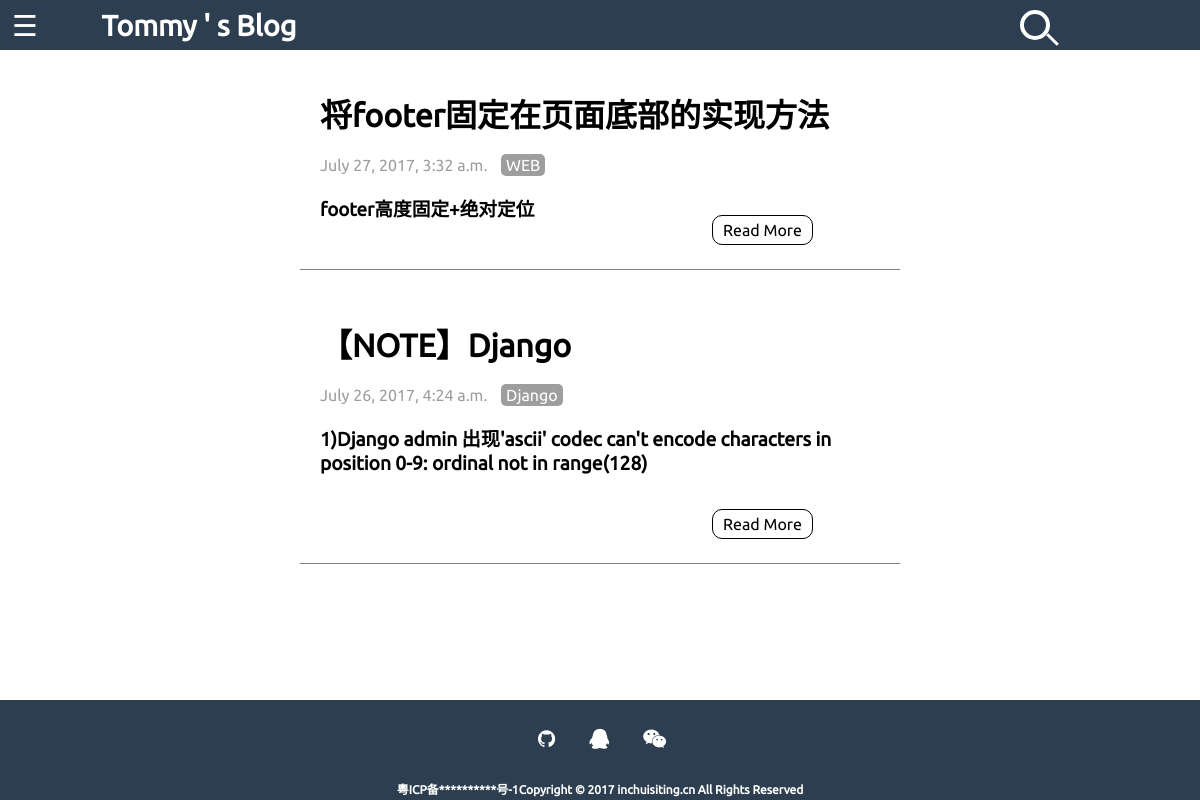
The app's page /article_list with its own data.
### blog/models.py (models this page shows, shortened)
class Article(models.Model):
    FILTER_VAR = (
        ('M','MAJOR'),
        ('L','LIFE'),
        )
    author = models.ForeignKey('auth.User')
    title = models.CharField('题目',max_length=200, blank=False, null=False )
    abstract =RichTextField('摘要', max_length=200, blank=True, null=True,
                                help_text="可选，如若为空将摘取正文的前200个字符")
    text =  RichTextField('正文',null=True, blank=True)
    filter_var = models.CharField('文章类型',max_length = 1,choices = FILTER_VAR,null = True)
    created_date = models.DateTimeField(
            default=timezone.now)
    published_date = models.DateTimeField(
            blank=True, null=True)
    views = models.PositiveIntegerField('浏览量', default=0)
    category = models.CharField('类名', max_length=20,null = True)

### blog/views.py (the view)
# urls.py: url(r'article_list$', views.article_list, name='article_list'),
def article_list(request):
    articles = Article.objects.filter(created_date__lte=timezone.now()).order_by('-created_date')
    return render(request, 'blog/main.html', {'articles': articles})

### blog/templates/blog/main.html (shortened to what this page needs)
{% extends 'blog/base.html' %}
{% block content %}
{% for article in articles %}
	<div class="article">
		<a href="{% url 'blog:article_detail' article.pk %}"><h1 class="article_title">{{ article.title }}</h1></a>
		<span class="article_time">{{ article.published_date}}</span>
		<span class="article_type">{{article.category}}</span>
		<div class="text">
		{% autoescape off %}
			{{ article.abstract}}
		{% endautoescape %}
		</div>
		<a href="{% url 'blog:article_detail' article.pk %}" class="readmore">Read More</a>
	</div>
{% endfor %}
{% endblock content %}

### blog/static/css/main.css (style rules this page uses)
* { margin: 0px; padding: 0px; text-decoration: none; color: black; font-family: Ubuntu; list-style: none; }
html { height: 100%; }
body { width: 100%; min-height: 100%; position: relative; }
.article_title { font-size: 2em; margin-bottom: 20px; }
.article { margin-bottom: 20px; border-bottom: 1px grey solid; padding: 30px 20px; }
.article_time { color: rgb(158,158,158); }
.article_type { color: white; padding: 2px 5px; background-color: rgb(158,158,158); border-radius: 5px; margin-left: 10px; margin-bottom: 20px; }
.article p { font-size: 1.2em; margin-bottom: 40px; }
.text { margin-top: 20px; }
.readmore { padding: 5px 10px; border: 1px solid black; border-radius: 10px; margin-left: 70%; }
.comment_column label,p { font-weight: bold; }

### records on screen
Article: title "将footer固定在页面底部的实现方法", published_date "July 27, 2017, 3:32 a.m.", category "WEB", abstract "footer高度固定+绝对定位"
Article: title "【NOTE】Django", published_date "July 26, 2017, 4:24 a.m.", category "Django", abstract "1)Django admin 出现'ascii' codec can't encode characters in position 0-9: ordinal not in range(128)"
